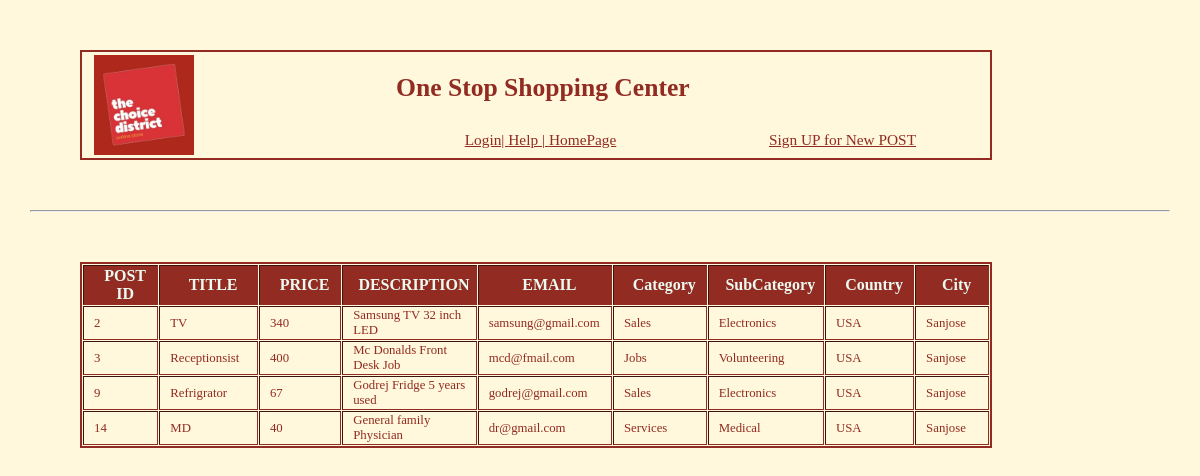
Page /selection.php?RegionName=USA on the committed database.
### tables this page shows
CREATE TABLE `Posts` (
  `Post_ID` int(20) NOT NULL,
  `Title` text NOT NULL,
  `Price` int(15) NOT NULL,
  `Description` longtext NOT NULL,
  `Email` varchar(30) NOT NULL,
  `Agreement` bit(1) NOT NULL,
  `SubCategory_ID` int(20) NOT NULL,
  `Location_ID` int(20) NOT NULL
);

CREATE TABLE `Category` (
  `Category_ID` int(20) NOT NULL,
  `CategoryName` text NOT NULL
);

CREATE TABLE `SubCategory` (
  `SubCategory_ID` int(20) NOT NULL,
  `Category_ID` int(20) NOT NULL,
  `SubCategoryName` varchar(20) NOT NULL
);

CREATE TABLE `Region` (
  `Region_ID` int(20) NOT NULL,
  `RegionName` text NOT NULL
);

CREATE TABLE `Location` (
  `Location_ID` int(20) NOT NULL,
  `Region_ID` int(20) NOT NULL,
  `LocationName` varchar(20) NOT NULL
);

### selection.php (the view, shortened to what this page needs)
<!DOCTYPE html>
<html lang="en">
<head>
    <link rel="stylesheet" href="Homepages.css">
</head>
  <body>
      <table align="center">
        <tr>
            <td rowspan="2"><img src="image.jpg" alt="cart" height="100" width="100" align="left"></td>
            <td colspan="3" ><h1> One Stop Shopping Center</h1></td>
        </tr>
          <tr>
          <td style="text-align:center">
           <a href="login.php"> Login| </a>
           <a href="Help.html"> Help | </a>
           <a href="HomePage.php"> HomePage </a>
           <td style="text-align:center">
            <a href="userform.php">Sign UP for New POST</a>
                   </td>
        </tr>
      </table>
      <hr/>
      <table align='center' border="2" cellpadding="1" cellspacing="1">
          <thead>
			<tr>
				<th>POST ID</th>
				<th>TITLE</th>
				<th>PRICE</th>
				<th>DESCRIPTION</th>
                                <th>EMAIL</th>
                                <th>Category</th>
				<th>SubCategory</th>
                                <th>Country</th>
                                <th>City</th>
			</tr>
		</thead>
<?php
include ('connection.php');
$mysqli=OpenCon();
    if (!empty($_GET['SubCategoryName']) || !empty($_GET['RegionName']) || !empty($_GET['LocationName'])){
    $id=$mysqli->real_escape_string($_GET['SubCategoryName']);
    $idr=$mysqli->real_escape_string($_GET['RegionName']);
    $idl=$mysqli->real_escape_string($_GET['LocationName']);
         GlOBAL $mysqli;
        $query = "SELECT Posts.Post_ID,Posts.Title, Posts.Price, Posts.Description ,Posts.Email,Category.CategoryName,SubCategory.SubCategoryName,Region.RegionName,Location.LocationName FROM Posts  "
        . "LEFT JOIN SubCategory ON Posts.SubCategory_ID=SubCategory.SubCategory_ID "
        . "LEFT JOIN Category ON SubCategory.Category_ID=Category.Category_ID "
        . "LEFT JOIN Location ON Posts.Location_ID=Location.Location_ID "
        . "LEFT JOIN Region ON Location.Region_ID=Region.Region_ID
            WHERE SubCategoryName='$id'OR RegionName='$idr'OR LocationName='$idl' " or die(mysql_error());
             $success = $mysqli->query($query);
        if(mysqli_num_rows($success) > 0){
            while($row = mysqli_fetch_array($success)){
       echo '<tr>
        <td>'. $row['Post_ID']     . '</td>
        <td>'. $row['Title']       . '</td>
        <td>'. $row['Price']       .' </td>
        <td>'. $row['Description'] .'</td>
        <td>'. $row['Email']       .'</td>
        <td>'. $row['CategoryName'].'</td>
        <td>'. $row['SubCategoryName'].'</td>
        <td>'. $row['RegionName'].'</td>
        <td>'. $row['LocationName'] . '</td>
        </tr>';
}
echo "</table>";
            }
    }
    else{
        echo 'No Output to show';
    }
?>
      </body>
      </html>

### Homepages.css (style rules this page uses)
table { width :80%; height: 50%; float:none; clear:both; position: relative; margin-top: 50px; margin-bottom: 50px; margin-left: 50px; margin-right: 50px; border:2px solid #922b21 ; }
td,th { font-size:0.8em; height:30px; width:180px; padding-left: 10px; }
th { background-color: #922b21; color: #eafaf1; text-align: center; font-size:1em; }
a { color: #922b21 ; font-size: 1.2em; }
body { background-color: cornsilk; margin-left: 30px; margin-right: 30px; color: #922b21 ; }

### rows in the picture
posts: Post_ID "2", Title "TV", Price "340", Description "Samsung TV 32 inch LED", Email "samsung@gmail.com", category.CategoryName "Sales", SubCategory_ID.SubCategoryName "Electronics", region.RegionName "USA", Location_ID.LocationName "Sanjose"
posts: Post_ID "3", Title "Receptionsist", Price "400", Description "Mc Donalds Front Desk Job", Email "mcd@fmail.com", category.CategoryName "Jobs", SubCategory_ID.SubCategoryName "Volunteering", region.RegionName "USA", Location_ID.LocationName "Sanjose"
posts: Post_ID "9", Title "Refrigrator", Price "67", Description "Godrej Fridge 5 years used", Email "godrej@gmail.com", category.CategoryName "Sales", SubCategory_ID.SubCategoryName "Electronics", region.RegionName "USA", Location_ID.LocationName "Sanjose"
posts: Post_ID "14", Title "MD", Price "40", Description "General family Physician", Email "dr@gmail.com", category.CategoryName "Services", SubCategory_ID.SubCategoryName "Medical", region.RegionName "USA", Location_ID.LocationName "Sanjose"
